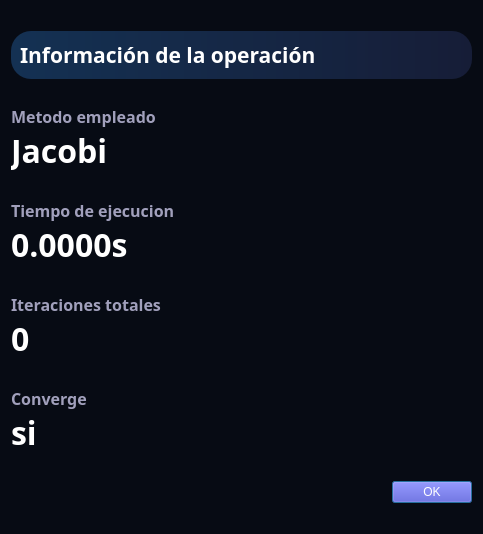
<?xml version="1.0" encoding="UTF-8"?>
<ui version="4.0">
 <class>Dialog</class>
 <widget class="QDialog" name="Dialog">
  <property name="geometry">
   <rect>
    <x>0</x>
    <y>0</y>
    <width>483</width>
    <height>534</height>
   </rect>
  </property>
  <property name="windowTitle">
   <string>Dialog</string>
  </property>
  <property name="styleSheet">
   <string notr="true">background: #070B14;</string>
  </property>
  <layout class="QVBoxLayout" name="verticalLayout_5">
   <item>
    <widget class="QWidget" name="widget" native="true">
     <property name="sizePolicy">
      <sizepolicy hsizetype="Preferred" vsizetype="Maximum">
       <horstretch>0</horstretch>
       <verstretch>0</verstretch>
      </sizepolicy>
     </property>
     <property name="minimumSize">
      <size>
       <width>0</width>
       <height>30</height>
      </size>
     </property>
     <property name="font">
      <font>
       <weight>75</weight>
       <bold>true</bold>
      </font>
     </property>
     <property name="styleSheet">
      <string notr="true">border-radius: 20px;
background: qlineargradient(spread:pad, x1:0, y1:0, x2:1, y2:0, stop:0 rgba(20, 49, 83, 255), stop:1 rgba(22, 29, 55, 255));
color: white;</string>
     </property>
     <layout class="QHBoxLayout" name="horizontalLayout">
      <item>
       <widget class="QLabel" name="label">
        <property name="sizePolicy">
         <sizepolicy hsizetype="Preferred" vsizetype="Maximum">
          <horstretch>0</horstretch>
          <verstretch>0</verstretch>
         </sizepolicy>
        </property>
        <property name="font">
         <font>
          <family>Plus Jakarta Sans</family>
          <pointsize>16</pointsize>
          <weight>75</weight>
          <bold>true</bold>
         </font>
        </property>
        <property name="styleSheet">
         <string notr="true">background: rgba(0,0,0,0);</string>
        </property>
        <property name="text">
         <string>Información de la operación</string>
        </property>
       </widget>
      </item>
      <item>
       <spacer name="horizontalSpacer">
        <property name="font">
         <font>
          <weight>75</weight>
          <bold>true</bold>
         </font>
        </property>
        <property name="orientation">
         <enum>Qt::Horizontal</enum>
        </property>
        <property name="sizeHint" stdset="0">
         <size>
          <width>40</width>
          <height>20</height>
         </size>
        </property>
       </spacer>
      </item>
     </layout>
    </widget>
   </item>
   <item>
    <layout class="QVBoxLayout" name="verticalLayout">
     <property name="spacing">
      <number>0</number>
     </property>
     <item>
      <widget class="QLabel" name="label_2">
       <property name="sizePolicy">
        <sizepolicy hsizetype="Preferred" vsizetype="Maximum">
         <horstretch>0</horstretch>
         <verstretch>0</verstretch>
        </sizepolicy>
       </property>
       <property name="minimumSize">
        <size>
         <width>0</width>
         <height>0</height>
        </size>
       </property>
       <property name="font">
        <font>
         <family>Plus Jakarta Sans</family>
         <pointsize>12</pointsize>
         <weight>75</weight>
         <bold>true</bold>
        </font>
       </property>
       <property name="styleSheet">
        <string notr="true">color: #A1A0BC;</string>
       </property>
       <property name="text">
        <string>Metodo empleado</string>
       </property>
      </widget>
     </item>
     <item>
      <widget class="QLabel" name="method_name">
       <property name="sizePolicy">
        <sizepolicy hsizetype="Preferred" vsizetype="Maximum">
         <horstretch>0</horstretch>
         <verstretch>0</verstretch>
        </sizepolicy>
       </property>
       <property name="font">
        <font>
         <family>Plus Jakarta Sans</family>
         <pointsize>24</pointsize>
         <weight>75</weight>
         <bold>true</bold>
        </font>
       </property>
       <property name="styleSheet">
        <string notr="true">color: white;</string>
       </property>
       <property name="text">
        <string>Jacobi</string>
       </property>
      </widget>
     </item>
    </layout>
   </item>
   <item>
    <layout class="QVBoxLayout" name="verticalLayout_2" stretch="0,0">
     <property name="spacing">
      <number>0</number>
     </property>
     <item>
      <widget class="QLabel" name="label_4">
       <property name="sizePolicy">
        <sizepolicy hsizetype="Preferred" vsizetype="Maximum">
         <horstretch>0</horstretch>
         <verstretch>0</verstretch>
        </sizepolicy>
       </property>
       <property name="font">
        <font>
         <family>Plus Jakarta Sans</family>
         <pointsize>12</pointsize>
         <weight>75</weight>
         <bold>true</bold>
        </font>
       </property>
       <property name="styleSheet">
        <string notr="true">color: #A1A0BC;</string>
       </property>
       <property name="text">
        <string>Tiempo de ejecucion</string>
       </property>
      </widget>
     </item>
     <item>
      <widget class="QLabel" name="time">
       <property name="sizePolicy">
        <sizepolicy hsizetype="Preferred" vsizetype="Maximum">
         <horstretch>0</horstretch>
         <verstretch>0</verstretch>
        </sizepolicy>
       </property>
       <property name="font">
        <font>
         <family>Plus Jakarta Sans</family>
         <pointsize>24</pointsize>
         <weight>75</weight>
         <bold>true</bold>
        </font>
       </property>
       <property name="styleSheet">
        <string notr="true">color: white;</string>
       </property>
       <property name="text">
        <string>0.0000s</string>
       </property>
      </widget>
     </item>
    </layout>
   </item>
   <item>
    <layout class="QVBoxLayout" name="verticalLayout_3">
     <property name="spacing">
      <number>0</number>
     </property>
     <item>
      <widget class="QLabel" name="label_6">
       <property name="sizePolicy">
        <sizepolicy hsizetype="Preferred" vsizetype="Maximum">
         <horstretch>0</horstretch>
         <verstretch>0</verstretch>
        </sizepolicy>
       </property>
       <property name="font">
        <font>
         <family>Plus Jakarta Sans</family>
         <pointsize>12</pointsize>
         <weight>75</weight>
         <bold>true</bold>
        </font>
       </property>
       <property name="styleSheet">
        <string notr="true">color: #A1A0BC;</string>
       </property>
       <property name="text">
        <string>Iteraciones totales</string>
       </property>
      </widget>
     </item>
     <item>
      <widget class="QLabel" name="total_iterations">
       <property name="sizePolicy">
        <sizepolicy hsizetype="Preferred" vsizetype="Maximum">
         <horstretch>0</horstretch>
         <verstretch>0</verstretch>
        </sizepolicy>
       </property>
       <property name="font">
        <font>
         <family>Plus Jakarta Sans</family>
         <pointsize>24</pointsize>
         <weight>75</weight>
         <bold>true</bold>
        </font>
       </property>
       <property name="styleSheet">
        <string notr="true">color: white;</string>
       </property>
       <property name="text">
        <string>0</string>
       </property>
      </widget>
     </item>
    </layout>
   </item>
   <item>
    <layout class="QVBoxLayout" name="verticalLayout_4">
     <property name="spacing">
      <number>0</number>
     </property>
     <item>
      <widget class="QLabel" name="label_8">
       <property name="sizePolicy">
        <sizepolicy hsizetype="Preferred" vsizetype="Maximum">
         <horstretch>0</horstretch>
         <verstretch>0</verstretch>
        </sizepolicy>
       </property>
       <property name="font">
        <font>
         <family>Plus Jakarta Sans</family>
         <pointsize>12</pointsize>
         <weight>75</weight>
         <bold>true</bold>
        </font>
       </property>
       <property name="styleSheet">
        <string notr="true">color: #A1A0BC;</string>
       </property>
       <property name="text">
        <string>Converge</string>
       </property>
      </widget>
     </item>
     <item>
      <widget class="QLabel" name="converge">
       <property name="sizePolicy">
        <sizepolicy hsizetype="Preferred" vsizetype="Maximum">
         <horstretch>0</horstretch>
         <verstretch>0</verstretch>
        </sizepolicy>
       </property>
       <property name="font">
        <font>
         <family>Plus Jakarta Sans</family>
         <pointsize>24</pointsize>
         <weight>75</weight>
         <bold>true</bold>
        </font>
       </property>
       <property name="styleSheet">
        <string notr="true">color: white;</string>
       </property>
       <property name="text">
        <string>si</string>
       </property>
      </widget>
     </item>
    </layout>
   </item>
   <item>
    <widget class="QDialogButtonBox" name="buttonBox">
     <property name="font">
      <font>
       <family>Plus Jakarta Sans</family>
       <pointsize>16</pointsize>
       <weight>75</weight>
       <bold>true</bold>
      </font>
     </property>
     <property name="cursor">
      <cursorShape>PointingHandCursor</cursorShape>
     </property>
     <property name="autoFillBackground">
      <bool>false</bool>
     </property>
     <property name="styleSheet">
      <string notr="true">background: #4F49CF;
color: white;</string>
     </property>
     <property name="orientation">
      <enum>Qt::Horizontal</enum>
     </property>
     <property name="standardButtons">
      <set>QDialogButtonBox::Ok</set>
     </property>
    </widget>
   </item>
  </layout>
 </widget>
 <resources/>
 <connections>
  <connection>
   <sender>buttonBox</sender>
   <signal>accepted()</signal>
   <receiver>Dialog</receiver>
   <slot>accept()</slot>
   <hints>
    <hint type="sourcelabel">
     <x>248</x>
     <y>254</y>
    </hint>
    <hint type="destinationlabel">
     <x>157</x>
     <y>274</y>
    </hint>
   </hints>
  </connection>
  <connection>
   <sender>buttonBox</sender>
   <signal>rejected()</signal>
   <receiver>Dialog</receiver>
   <slot>reject()</slot>
   <hints>
    <hint type="sourcelabel">
     <x>316</x>
     <y>260</y>
    </hint>
    <hint type="destinationlabel">
     <x>286</x>
     <y>274</y>
    </hint>
   </hints>
  </connection>
 </connections>
</ui>
